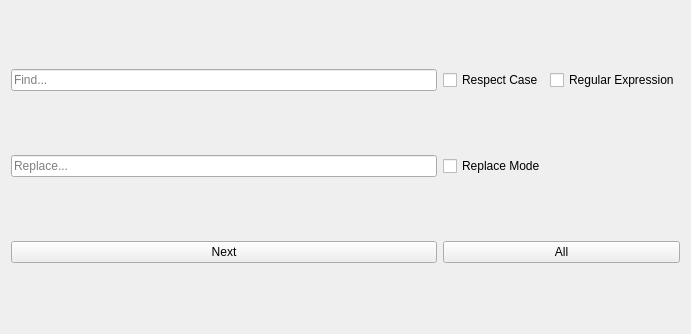
<?xml version="1.0" encoding="UTF-8"?>
<ui version="4.0">
 <class>FindReplaceContent</class>
 <widget class="QWidget" name="FindReplaceContent">
  <property name="geometry">
   <rect>
    <x>0</x>
    <y>0</y>
    <width>691</width>
    <height>334</height>
   </rect>
  </property>
  <property name="windowTitle">
   <string>FindReplaceContent</string>
  </property>
  <layout class="QGridLayout" name="gridLayout">
   <item row="1" column="0">
    <widget class="QLineEdit" name="replace">
     <property name="text">
      <string/>
     </property>
     <property name="placeholderText">
      <string>Replace...</string>
     </property>
    </widget>
   </item>
   <item row="0" column="0">
    <widget class="QLineEdit" name="find">
     <property name="placeholderText">
      <string>Find...</string>
     </property>
    </widget>
   </item>
   <item row="2" column="0">
    <widget class="QPushButton" name="next">
     <property name="text">
      <string>Next</string>
     </property>
    </widget>
   </item>
   <item row="0" column="1">
    <layout class="QHBoxLayout" name="horizontalLayout">
     <item>
      <widget class="QCheckBox" name="caseMode">
       <property name="text">
        <string>Respect Case</string>
       </property>
      </widget>
     </item>
     <item>
      <widget class="QCheckBox" name="regex">
       <property name="text">
        <string>Regular Expression</string>
       </property>
      </widget>
     </item>
    </layout>
   </item>
   <item row="1" column="1">
    <widget class="QCheckBox" name="replaceMode">
     <property name="text">
      <string>Replace Mode</string>
     </property>
    </widget>
   </item>
   <item row="2" column="1">
    <widget class="QPushButton" name="all">
     <property name="text">
      <string>All</string>
     </property>
    </widget>
   </item>
  </layout>
 </widget>
 <layoutdefault spacing="6" margin="11"/>
 <tabstops>
  <tabstop>find</tabstop>
  <tabstop>replace</tabstop>
  <tabstop>next</tabstop>
  <tabstop>caseMode</tabstop>
 </tabstops>
 <resources/>
 <connections/>
</ui>
